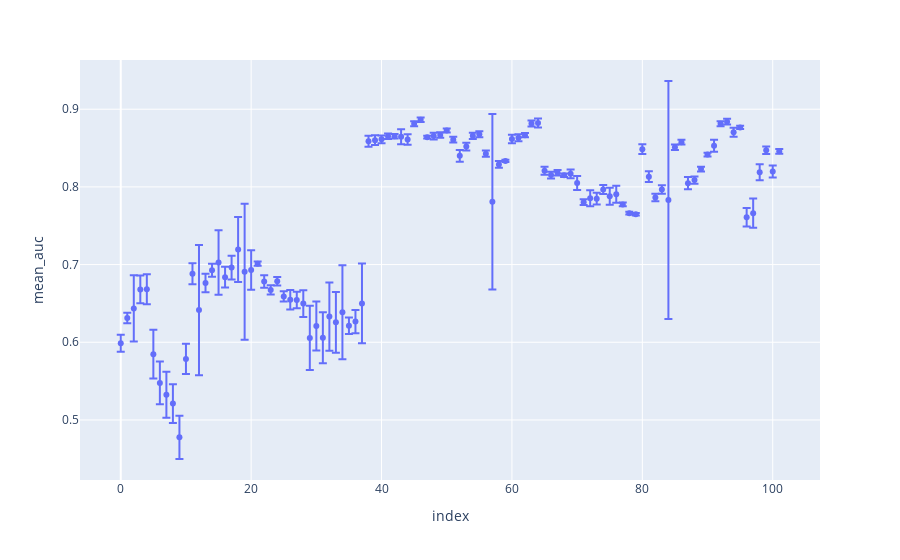

Here is the notebook cell this chart was saved with:
### Code cell
fig = px.scatter(total_walk,y="mean_auc",error_y="std")
fig.show()
